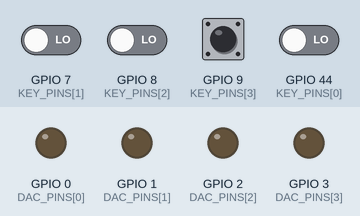
Simulated run of this sketch. Board: ESP32. Parts: output pins drawn as LEDs (lit = HIGH). The inputs (shaded band) are chosen by the test bench; at power-on: GPIO 7 (KEY_PINS[1]), GPIO 8 (KEY_PINS[2]), GPIO 9 (KEY_PINS[3]), GPIO 44 (KEY_PINS[0]) LOW.

Above: at 1.2 s.
1.3 s: GPIO 9 (KEY_PINS[3]) pulled HIGH for 0.15 s
At 1.8 s:
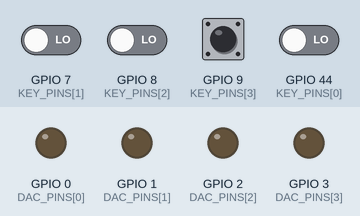
3.0 s: GPIO 9 (KEY_PINS[3]) pulled HIGH for 1 s
At 3.4 s:
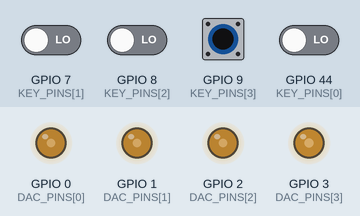
5.5 s: GPIO 7 (KEY_PINS[1]) driven HIGH and GPIO 8 (KEY_PINS[2]) driven HIGH and GPIO 9 (KEY_PINS[3]) driven HIGH and GPIO 44 (KEY_PINS[0]) driven HIGH
At 6.0 s:
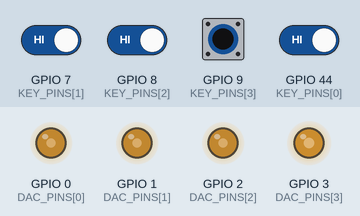
8.5 s: GPIO 7 (KEY_PINS[1]) driven LOW
At 9.7 s:
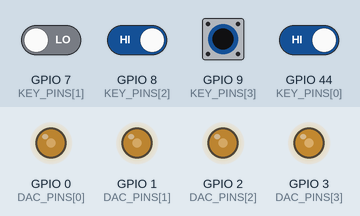
10.0 s: GPIO 9 (KEY_PINS[3]) driven LOW
At 10.4 s:
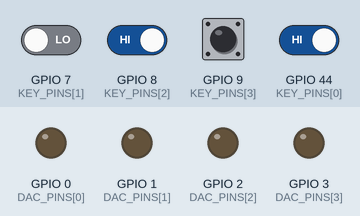
Timing chart, 0 to 12.5 s (numbered marks = the images above; inputs shaded):
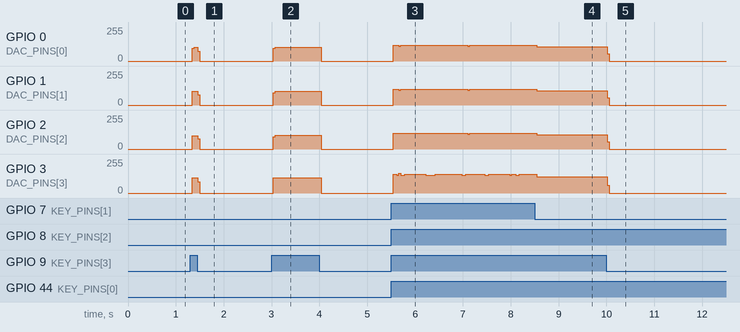

The sketch:

Piano-DAC.ino
```cpp
#include "esp_timer.h"

const uint8_t SineWave[32] = {
  8,  9, 10, 12, 13, 14, 14, 15,
 15, 15, 14, 14, 13, 12, 10,  9,
  8,  6,  5,  3,  2,  1,  1,  0,
  0,  0,  1,  1,  2,  3,  5,  6
};

volatile uint8_t Index = 0;
volatile bool waveformActive = false;

// === DAC output pins (simulate 3-bit DAC on GPIO 0, 1, 2) ===
const int DAC_PINS[4] = {0, 1, 2, 3};

// === Switch pin (active-high when pressed) ===
const int KEY_PINS[4] = {D7, D8, D9, D10};  // Updated from D6 to D3

const int timerPeriods[4] = {120, 106, 95, 80}; // Approximate values {238, 213, 189, 159}

// === For edge detection ===
bool lastSwitchState = LOW;

// === Timer handle ===
esp_timer_handle_t periodic_timer;

// === Initialize DAC Pins ===
void DAC_Init() {
  for (int i = 0; i < 4; i++) {
    pinMode(DAC_PINS[i], OUTPUT);
    digitalWrite(DAC_PINS[i], LOW);
  }
}

// === Output 3-bit Value to DAC ===
void DAC_Out(uint8_t value) {
  for (int i = 0; i < 4; i++) {
    digitalWrite(DAC_PINS[i], (value >> i) & 0x01);
  }
}

// === Timer callback function ===
void onTimer(void* arg) {
  if (waveformActive) {
    Index = (Index + 1) & 0x1F;
    DAC_Out(SineWave[Index]);
  } else {
    DAC_Out(0);
  }
}

// === Setup Function ===
void setup() {
  Serial.begin(115200);
  DAC_Init();

  for (int i = 0; i < 4; i++) {
    pinMode(KEY_PINS[i], INPUT);  // Define KEY PINS as input
  }


  // Create the esp_timer
  const esp_timer_create_args_t timer_args = {
    .callback = &onTimer,
    .arg = NULL,
    .dispatch_method = ESP_TIMER_TASK,
    .name = "sine_timer"
  };

  esp_timer_create(&timer_args, &periodic_timer);
  //esp_timer_start_periodic(periodic_timer, 625); // 625 µs for ~100Hz sine wave
}

// === Main Loop ===
void loop() {
  bool currentSwitchState = LOW;

  for (int i=0; i<4; i++) {
    if (digitalRead(KEY_PINS[i]) == HIGH) {
      currentSwitchState = digitalRead(KEY_PINS[i]);
      waveformActive = true;
      esp_timer_start_periodic(periodic_timer, timerPeriods[i]); // 625 µs for ~100Hz sine wave timerPeriods[i]          // Start the timer
    } else {
      waveformActive = false;
      DAC_Out(0); // Silence when button is released
    }
  }

  lastSwitchState = currentSwitchState;
}
```

Measured:
- after the input at 1.3 s, GPIO 0 (DAC_PINS[0]), GPIO 1 (DAC_PINS[1]): 0/255 → 102/255 at once, → 0/255 0.12 s later; GPIO 2 (DAC_PINS[2]): 0/255 → 101/255 at once, → 0/255 0.12 s later; GPIO 3 (DAC_PINS[3]): 0/255 → 116/255 at once, → 0/255 0.12 s later
- after the input at 3.0 s, GPIO 0 (DAC_PINS[0]): 0/255 → 102/255 at once, → 0/255 1.0 s later; GPIO 1 (DAC_PINS[1]), GPIO 2 (DAC_PINS[2]): 0/255 → 103/255 at once, → 0/255 1.0 s later; GPIO 3 (DAC_PINS[3]): 0/255 → 114/255 at once, → 0/255 1.0 s later
- after the input at 5.5 s, GPIO 0 (DAC_PINS[0]): 0/255 → 118/255 at once; GPIO 1 (DAC_PINS[1]): 0/255 → 119/255 at once, → 117/255 0.12 s later, → 119/255 1.4 s later; GPIO 2 (DAC_PINS[2]): 0/255 → 118/255 at once, → 120/255 1.6 s later
- after the input at 8.5 s, GPIO 0 (DAC_PINS[0]): 118/255 → 106/255 at once; GPIO 1 (DAC_PINS[1]): 119/255 → 107/255 at once; GPIO 2 (DAC_PINS[2]): 120/255 → 107/255 at once
- after the input at 10.0 s, GPIO 0 (DAC_PINS[0]): 106/255 → 0/255 at once; GPIO 1 (DAC_PINS[1]), GPIO 2 (DAC_PINS[2]): 107/255 → 0/255 at once; GPIO 3 (DAC_PINS[3]): 121/255 → 0/255 at once
